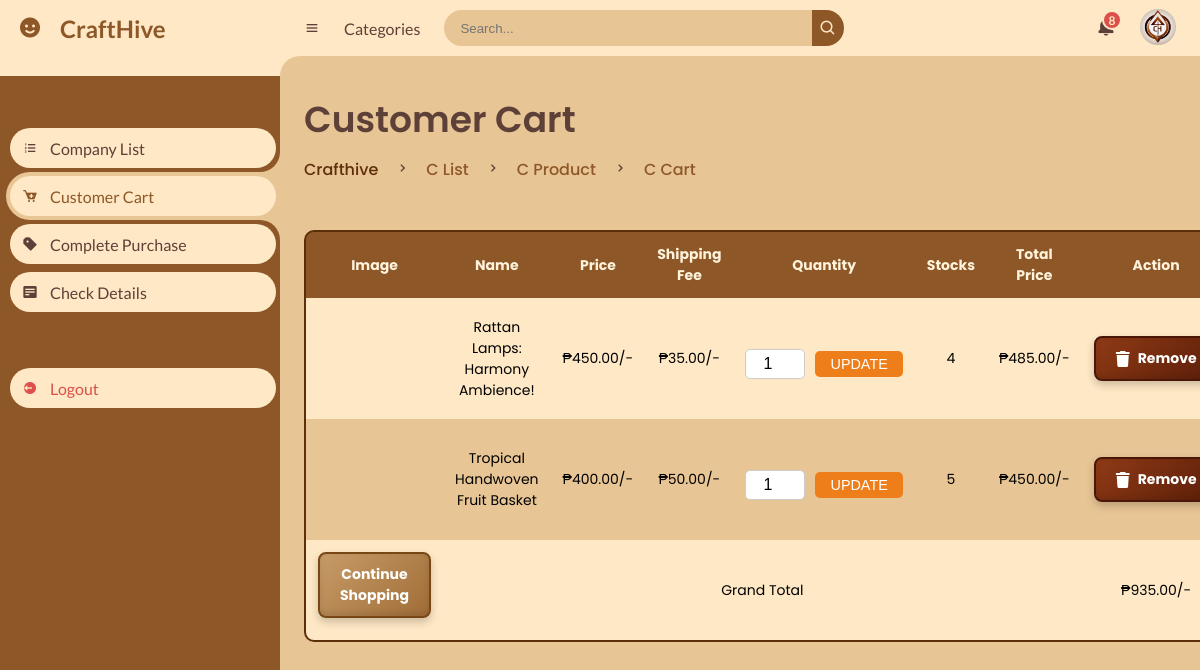
Page /craft_opening/craft_buyer/cart.php (signed in) on the committed database.
### tables this page shows
CREATE TABLE `cart` (
  `cart_id` int(11) NOT NULL,
  `cart_unique_id` int(11) DEFAULT NULL,
  `buyer_id` int(11) NOT NULL,
  `product_id` int(11) NOT NULL,
  `seller_id` int(11) NOT NULL,
  `company_rep_id` varchar(255) DEFAULT NULL,
  `delivery_id` int(11) DEFAULT NULL,
  `buyer_name` varchar(50) DEFAULT NULL,
  `delivery_name` varchar(255) DEFAULT NULL,
  `product_name` varchar(255) NOT NULL,
  `seller_name` varchar(50) DEFAULT NULL,
  `price` decimal(10,2) NOT NULL,
  `image` varchar(255) DEFAULT NULL,
  `quantity` int(11) NOT NULL DEFAULT 1,
  `size` varchar(100) DEFAULT NULL,
  `color` varchar(100) DEFAULT NULL,
  `shape` varchar(100) DEFAULT NULL,
  `stocks` int(11) DEFAULT NULL,
  `shipping_fee` int(11) DEFAULT NULL,
  `created_at` timestamp NOT NULL DEFAULT current_timestamp(),
  `updated_at` timestamp NOT NULL DEFAULT current_timestamp() ON UPDATE current_timestamp()
);

### craft_opening/craft_buyer/cart.php (the view, shortened to what this page needs)
<?php
@include '../connection/connect.php';
$buyer_id = $_SESSION['unique_id'];
?>
<!DOCTYPE html>
<html lang="en">
<head>
    <link rel="stylesheet" href="https://cdnjs.cloudflare.com/ajax/libs/font-awesome/6.0.0/css/all.min.css">
    <link href='https://unpkg.com/boxicons@2.0.9/css/boxicons.min.css' rel='stylesheet'>
    <link rel="stylesheet" href="../../css/design.css">
    <link rel ="stylesheet" href = "additionals.css">
</head>
<body>
<section id="sidebar">
        <a href="#" class="brand">
            <i class='bx bxs-smile'></i>
            <span class="text">CraftHive</span>
        </a>
        <ul class="side-menu top">
            <li>
                <a href="company.php">
                    <i class='bx bx-list-ol' ></i>
                    <span class="text">Company List</span>
                </a>
            </li>
            <li class="active">
                <a href="cart.php">
                    <i class='bx bxs-cart-add' ></i>
                    <span class="text">Customer Cart</span>
                </a>
            </li>
            <li>
                <a href="checkout.php">
                    <i class='bx bxs-purchase-tag-alt' ></i>
                    <span class="text">Complete Purchase </span>
                </a>
            </li>
            <li>
                <a href="order.php">
                    <i class='bx bxs-detail' ></i>
                    <span class="text">Check Details</span>
                </a>
            </li>
        </ul>
        <ul class="side-menu">
            <li>
                <a href="logout.php" class="logout">
                    <i class='bx bxs-log-out-circle' ></i>
                    <span class="text">Logout</span>
                </a>
            </li>
        </ul>
    </section>
    <section id="content">
        <nav>
            <i class='bx bx-menu' ></i>
            <a href="#" class="nav-link">Categories</a>
            <form action="#">
                <div class="form-input">
                    <input type="search" placeholder="Search...">
                    <button type="submit" class="search-btn"><i class='bx bx-search' ></i></button>
                </div>
            </form>
            <a href="#" class="notification">
                <span class="num">8</span>
            </a>
             <a href="#" class="profile">
                 <img src="../uploaded_profile/CH-logo.png" alt="Profile Image">
            </a>
        </nav>
        <main>
        <div class="head-title">
                <div class="left">
                <h1>Customer Cart</h1>
                    <ul class="breadcrumb">
                        <li>
                            <a href="ch-company.php">Crafthive</a>
                        </li>
                        <li><i class='bx bx-chevron-right' ></i></li>
                        <li>
                            <a class="active" href="company.php">C List</a>
                        </li>
                        <li><i class='bx bx-chevron-right' ></i></li>
                        <li>
                            <a class="active" href="company_product.php">C Product</a>
                        </li>
                        <li><i class='bx bx-chevron-right' ></i></li>
                        <li>
                            <a class="active" href="cart.php">C Cart</a>
                        </li>
                    </ul>
                </div>
            </div>
<section class="recent-transactions">
    <table>
        <thead>
            <th>Image</th>
            <th>Name</th>
            <th>Price</th>
            <th>Shipping Fee</th>
            <th>Quantity</th>
             <th>Stocks</th>
            <th>Total Price</th>
            <th>Action</th>
        </thead>
        <tbody>
            <?php
            $select_cart = mysqli_query($conn, "SELECT * FROM `cart` WHERE buyer_id = '$buyer_id'");
            $grand_total = 0;
            if (mysqli_num_rows($select_cart) > 0) {
                while ($fetch_cart = mysqli_fetch_assoc($select_cart)) {
                      $sub_total = ($fetch_cart['price'] * $fetch_cart['quantity']) + $fetch_cart['shipping_fee'] ;
            ?>
            <tr>
                <td><img src="../../uploaded_img/<?php echo htmlspecialchars($fetch_cart['image']); ?>" height="100" alt=""></td>
                <td><?php echo htmlspecialchars($fetch_cart['product_name']); ?></td>
                <td>₱<?php echo number_format($fetch_cart['price'], 2); ?>/-</td>
                <td>₱<?php echo number_format($fetch_cart['shipping_fee'], 2); ?>/-</td>
                <td>
                    <form class="update-quantity-form" action="" method="post">
                       <input type="number" name="update_quantity" min="1" value="<?php echo htmlspecialchars($fetch_cart['quantity']); ?>">
                      <input type="submit" value="Update" name="update_update_btn">
                    </form>
                </td>
                 <td><?php echo htmlspecialchars($fetch_cart['stocks']); ?></td>
                <td>₱<?php echo number_format($sub_total, 2); ?>/-</td>
                <td><a href="cart.php?remove=<?php echo htmlspecialchars($fetch_cart['cart_unique_id']); ?>" onclick="return confirm('Remove item from cart?')" class="delete-btn"><i class="fas fa-trash"></i> Remove</a></td>
            </tr>
            <?php
                  $grand_total += $sub_total;
                }
            } else {
                echo '<tr><td colspan="9" style="text-align: center;">Your cart is empty!</td></tr>';
            }
            ?>
            <tr class="table-bottom">
                <td><a href="company.php" class="option-btn" style="margin-top: 0;">Continue Shopping</a></td>
                <td colspan="6">Grand Total</td>
                <td>₱<?php echo number_format($grand_total, 2); ?>/-</td>
            </tr>
        </tbody>
    </table>
<br>
</section>
</main>
</section>
</body>
</html>

### craft_opening/craft_buyer/additionals.css (style rules this page uses)
:root { --dark: #5D4037; --blue: #8E5727; --grey-light: #E8C595; --main-bg: #E0E0E0; --light: #FEE8C5; --yellow: #FFD54F; --orange: #FF8A65; --white: #FEE8C5; --grey: #E8C595; }
#sidebar { background-color: #8E5727; }
#sidebar a { color: pink; }
#sidebar .active a { background-color: #3E2723; }
#content main .head-title .left .breadcrumb li a { color: #5C2E0A; pointer-events: none; font-weight: 500; }
.recent-transactions { margin-top: 48px; }
.recent-transactions table { width: 100%; border-collapse: collapse; border-radius: 10px; overflow: hidden; background-color: #5C2E0A; border: 2px solid #5C2E0A; }
.recent-transactions table th, .recent-transactions table td { padding: 12px; text-align: center; font-size: 14px; }
.recent-transactions table th { background-color: var(--blue); color: #FFF3DC; font-weight: bold; }
.recent-transactions table td { background-color: var(--white); }
.recent-transactions table tr:nth-child(even) td { background-color: var(--grey-light); }
a.delete-btn, a.option-btn { display: inline-flex; align-items: center; justify-content: center; color: #FFF; border-radius: 8px; padding: 10px 20px; font-size: 14px; font-weight: bold; text-decoration: none; cursor: pointer; transition: all 0.3s ease-in-out; box-shadow: 0 4px 8px rgba(0, 0, 0, 0.2), inset 0 -3px 6px rgba(0, 0, 0, 0.1); }
a.delete-btn { background: linear-gradient(135deg, #8E3A15, #5C1E09); border: 2px solid #4A1608; }
a.option-btn { background: linear-gradient(135deg, #C69B68, #A16D37); border: 2px solid #774816; }
a.delete-btn i, a.option-btn i { margin-right: 8px; font-size: 16px; }
.option-btn { margin-bottom: 10px; }
* { margin: 0; padding: 0; box-sizing: border-box; }
.update-quantity-form { display: flex; align-items: center; gap: 10px; margin-top: 10px; }
.update-quantity-form input[type="number"] { width: 60px; padding: 5px; font-size: 1rem; text-align: center; border: 1px solid #ccc; border-radius: 5px; outline: none; transition: border-color 0.3s; }
.update-quantity-form input[type="submit"] { padding: 5px 15px; font-size: 0.9rem; color: #fff; background: #EE7E1A; border: none; border-radius: 5px; cursor: pointer; text-transform: uppercase; transition: background 0.3s, transform 0.2s; }

### rows in the picture
cart: product_name "Rattan Lamps: Harmony Ambience!", price "450.00", shipping_fee "35.00", update_quantity "1", stocks "4", sub_total "485.00"
cart: product_name "Tropical Handwoven Fruit Basket", price "400.00", shipping_fee "50.00", update_quantity "1", stocks "5", sub_total "450.00"

### other values in the picture
$grand_total "935.00"
